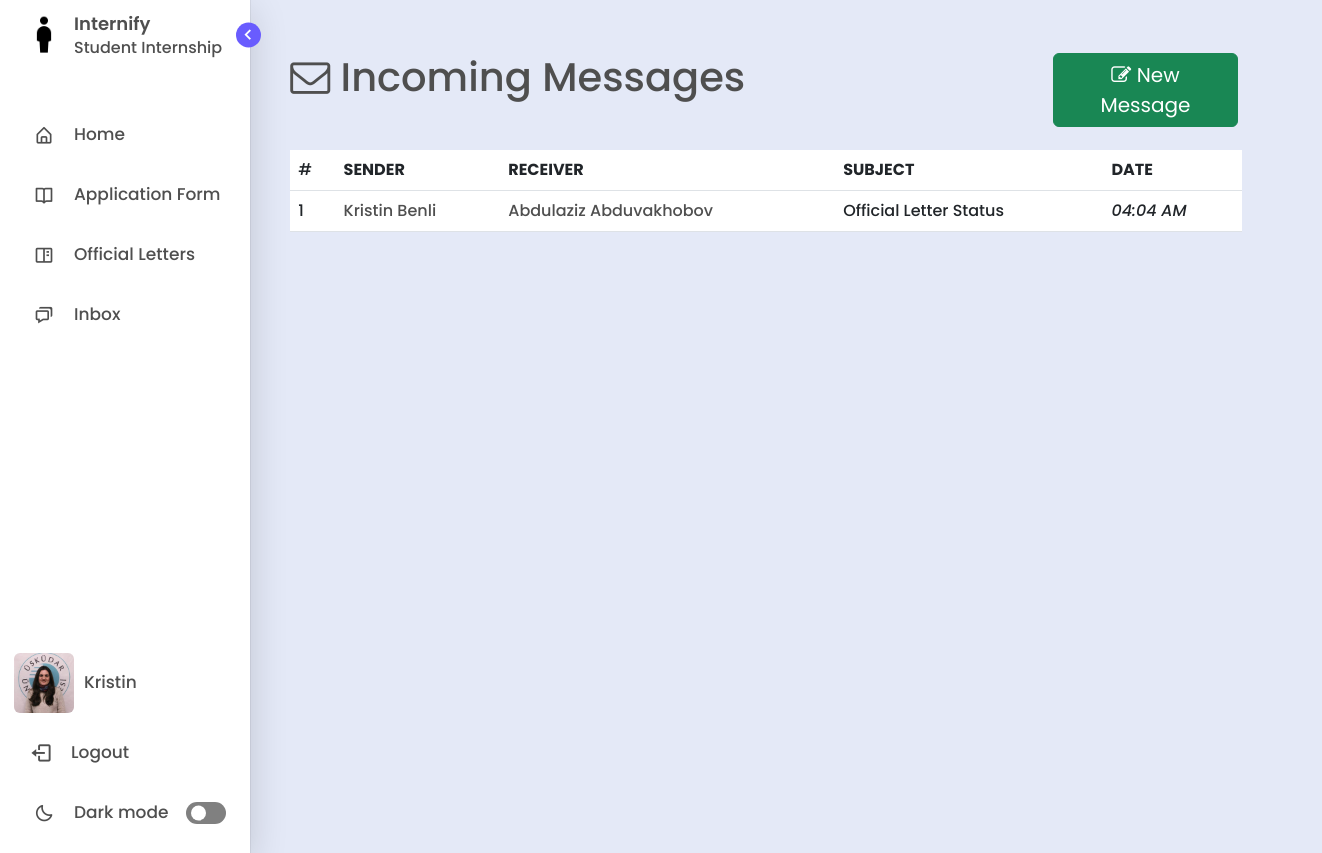
The page /inbox/ (signed in) on the database its author committed.
### management/models.py (models this page shows, shortened)
class User(AbstractBaseUser, PermissionsMixin):
    GENDER_CHOICES = (
        ('M', 'Male'),
        ('F', 'Female'),
    )
    first_name = models.CharField(max_length=100)
    last_name = models.CharField(max_length=100)
    email = models.EmailField(unique=True)
    gender = models.CharField(max_length=1, choices=GENDER_CHOICES)
    photo = models.ImageField(upload_to='users', null=True, blank=True)
    last_login = models.DateTimeField(auto_now=True)
    is_active = models.BooleanField(default=True)
    is_staff = models.BooleanField(default=False)
    is_superuser = models.BooleanField(default=False)
    objects = CustomUserManager()
    USERNAME_FIELD = 'email'
    REQUIRED_FIELDS = ['first_name', 'last_name', 'gender',  'password']
    def get_full_name(self):
        return f'{self.first_name} {self.last_name}'

class BaseAbstractModel(models.Model):
    is_visible = models.BooleanField(default=True, verbose_name='Visibility')
    date_created = models.DateTimeField(auto_now_add=True)
    date_updated = models.DateTimeField(auto_now=True)
    class Meta:
        abstract = True

class Message(BaseAbstractModel):
    title = models.CharField(max_length=255)
    content = models.TextField()
    sender = models.ForeignKey(User, on_delete=CASCADE, related_name='sender')
    receiver = models.ForeignKey(User, on_delete=CASCADE, related_name='receiver')
    parent = models.ForeignKey('self', on_delete=SET_NULL, null=True, related_name='parentnode')
    def get_absolute_url(self):
        return reverse('message', args=[str(self.id)])

### management/views.py (the view, shortened to what this page needs)
# urls.py: path('inbox/', views.inbox, name = "inbox"),
def inbox(request):
	user = request.user
	emails = Message.objects.filter((Q(sender=request.user) | Q(receiver=request.user)) & Q(parent=None)).order_by('-date_updated')
	context = {
		'emails': emails
	}
	return render(request, "inbox.html", context)

### templates/inbox.html (shortened to what this page needs)
{% extends "layout.html" %}
{% load static %}
{% block content %}
<div class="home offset-md-1" style="margin-top:4%;">
  <div class="row">
    <div class="col-md-5">
      <h1 class="title text"><i class="fa fa-envelope-o"></i> Incoming Messages</h1>
    </div>
    <div class="col-md-5">
      <a href="{% url 'sendmessage' %}" class="btn btn-success btn-block" style="font-size: 20px; width:40%; float:right;"><i class='fa fa-pencil-square-o'></i> New Message</a>
    </div>
  </div>
  <div class="col-md-10" style="margin-top:2%; max-height: 600px; overflow-y:scroll;">
    <table class="table table-hover mails" style="background-color: var(--primary-color-light);">
      {% if emails.count > 0 %}
      <thead class="text">
        <td>#</td>
        <th>SENDER</th>
        <th>RECEIVER</th>
        <th>SUBJECT</th>
        <th>DATE</th>
      </thead>
      <tbody class="text">
        {% for message in emails %}
          <tr>
            <td>{{forloop.counter}}</td>
            <td>
              <a href="{{message.get_absolute_url}}" style="text-decoration: none; color: var(--text-color)">
                {{message.sender.get_full_name}}
              </a>
            </td>
            <td>
              <a href="{% url 'inbox' %}message/{{message.id}}/" style="text-decoration: none; color: var(--text-color)">
                {{message.receiver.get_full_name}}
              </a>
            </td>
            <td>{{message.title}}</td>
            <td class="text-right fst-italic">{{message.date_created|date:"h:i A"}}</td>
          </tr>
        {% endfor %}
      </tbody>
      {% else %}
        <th>
          <p class='text-center text-white'>No records!</p>
        </th>
      {% endif %}
    </table>
  </div>
</div>
{% endblock content %}

### templates/includes/sidebar.html (shortened to what this page needs)
<!DOCTYPE html>
{% load static %}
<html lang="en">
<head>
    <link href='https://unpkg.com/boxicons@2.1.1/css/boxicons.min.css' rel='stylesheet'>
</head>
<body>
    <nav class="sidebar open">
        <header>
            <div class="image-text">
                <span class="image">
                    <a href="/home"><img id="my-image" src="{% static 'assets/img/logo.png' %}" alt=""></a>
                </span>
                <div class="text logo-text">
                    <a href="/home" style="text-decoration: none; color: var(--text-color);"><span class="name">Internify</span></a>
                    <span class="profession">Student Internship</span>
                </div>
            </div>
            <i class='bx bx-chevron-right toggle'></i>
        </header>
        <div class="menu-bar">
            <div class="menu">
                <li class="nav-link">
                    <a href="{% url 'index' %}">
                        <i class='bx bx-home-alt icon' ></i>
                        <span class="text nav-text">Home</span>
                    </a>
                </li>
                {% for group in request.user.groups.all %}
                    {% if group.name == 'Coordinator' %}
                        <li class = "nav-link">
                            <a href="/staff/application-form">
                                <i class='bx bx-book-open icon' ></i>
                                <span class="text nav-text">Application Form</span>
                            </a>
                        </li>
                        <li class = "nav-link">
                            <a href="{% url 'offletters' %}">
                                <i class='bx bx-book-content icon' ></i>
                                <span class="text nav-text">Official Letters</span>
                            </a>
                        </li>
                    {% endif %}
                {% endfor %}
                <li class="nav-link">
                    <a href="/inbox">
                        <i class='bx bx-chat icon' ></i>
                        <span class="text nav-text">Inbox</span>
                    </a>
                </li>
            </div>
            <div class="bottom-content">
                <li class="nav-link">
                    <a href="/profile">
                        <img src="
                                {% if request.user.photo%}
                                    {{ request.user.photo.url }}
                                {% elif request.user.gender == 'M' %}
                                    {% static 'assets/img/avatars/male_avatar.png' %}
                                {% else %}
                                    {% static 'assets/img/avatars/female_avatar.png' %}
                                {% endif %}
                                "
                                alt="user-avatar"
                            class="d-block rounded" height="60" width="60" id="uploadedAvatar" />
                        <span class="text nav-text" style="margin-left:10px;"> {{user.first_name}}</span>
                    </a>
                </li>
                <li class="nav-link">
                    <a href="/logout">
                        <i class='bx bx-log-out icon' style="font-size:23px; margin-left:-3px;"></i>
                        <span class="text nav-text">Logout</span>
                    </a>
                </li>
                <li class="mode">
                    <div class="sun-moon">
                        <i class='bx bx-moon icon moon'></i>
                    </div>
                    <span class="mode-text text">Dark mode</span>
                    <div class="toggle-switch">
                        <span class="switch"></span>
                    </div>
                </li>
            </div>
        </div>
    </nav>
</body>
</html>

### templates/inbox.html (style rules this page uses)
body { overflow:hidden; }

### templates/includes/sidebar.html (style rules this page uses)
* { margin: 0; padding: 0; box-sizing: border-box; font-family: 'Poppins', sans-serif; }
:root { --body-color: #E4E9F7; --sidebar-color: #FFF; --primary-color: #695CFE; --primary-color-light: white; --purple-text-color: #696CFF; --toggle-color: gray; --text-color: #4f4f4f; --tran-03: all 0.2s ease; --tran-03: all 0.3s ease; --tran-04: all 0.3s ease; --tran-05: all 0.3s ease; }
body { min-height: 100vh; background-color: var(--body-color); transition: var(--tran-05); overflow-x: hidden; }
.sidebar { position: fixed; top: 0; left: 0; height: 100%; width: 250px; padding: 10px 14px; background: var(--sidebar-color); transition: var(--tran-05); z-index: 100; box-shadow: rgba(0, 0, 0, 0.16) 0px 10px 36px 0px, rgba(0, 0, 0, 0.06) 0px 0px 0px 1px; }
.sidebar li { height: 50px; list-style: none; display: flex; align-items: center; margin-top: 10px; }
.sidebar header .image, .sidebar .icon { min-width: 60px; border-radius: 6px; }
.sidebar .icon { min-width: 60px; border-radius: 6px; height: 100%; display: flex; align-items: center; justify-content: center; font-size: 20px; }
.sidebar .text, .sidebar .icon { color: var(--text-color); transition: var(--tran-03); }
.sidebar .text { font-size: 17px; font-weight: 500; white-space: nowrap; opacity: 1; }
.sidebar header { position: relative; }
.sidebar header .image-text { display: flex; align-items: center; }
.sidebar header .logo-text { display: flex; flex-direction: column; }
header .image-text .name { margin-top: 2px; font-size: 18px; font-weight: 600; }
header .image-text .profession { font-size: 16px; margin-top: -2px; display: block; }
.sidebar header .image { display: flex; align-items: center; justify-content: center; }
.sidebar header .image img { width: 40px; border-radius: 6px; }
.sidebar header .toggle { position: absolute; top: 50%; right: -25px; transform: translateY(-50%) rotate(180deg); height: 25px; width: 25px; background-color: var(--primary-color); color: var(--sidebar-color); border-radius: 50%; display: flex; align-items: center; justify-content: center; font-size: 22px; cursor: pointer; transition: var(--tran-05); }
.sidebar .menu { margin-top: 40px; }
.sidebar li a { list-style: none; height: 100%; background-color: transparent; display: flex; align-items: center; height: 100%; width: 100%; border-radius: 6px; text-decoration: none; transition: var(--tran-03); }
.sidebar .menu-bar { height: calc(100% - 55px); display: flex; flex-direction: column; justify-content: space-between; overflow-y: scroll; }
.sidebar .menu-bar .mode { border-radius: 6px; background-color: var(--primary-color-light); position: relative; transition: var(--tran-05); }
.menu-bar .mode .sun-moon { height: 50px; width: 60px; }
.mode .sun-moon i { position: absolute; }
.bottom-content .nav-link { margin-top:20px; }
.menu-bar .bottom-content .toggle-switch { position: absolute; right: 0; height: 100%; min-width: 60px; display: flex; align-items: center; justify-content: center; border-radius: 6px; cursor: pointer; }
.toggle-switch .switch { position: relative; height: 22px; width: 40px; border-radius: 25px; background-color: var(--toggle-color); transition: var(--tran-05); }
.switch::before { content: ''; position: absolute; height: 15px; width: 15px; border-radius: 50%; top: 50%; left: 5px; transform: translateY(-50%); background-color: var(--sidebar-color); transition: var(--tran-04); }
.home { position: absolute; top: 0; top: 0; left: 180px; height: 100vh; width: calc(100% - 180px); background-color: var(--body-color); transition: var(--tran-05); }
.home .text { font-weight: 500; color: var(--text-color); }

### rows shown on the page
User: photo (picture), first_name "Kristin"
Message: sender.get_full_name "Kristin Benli", receiver.get_full_name "Abdulaziz Abduvakhobov", title "Official Letter Status", date_created "04:04 AM"
